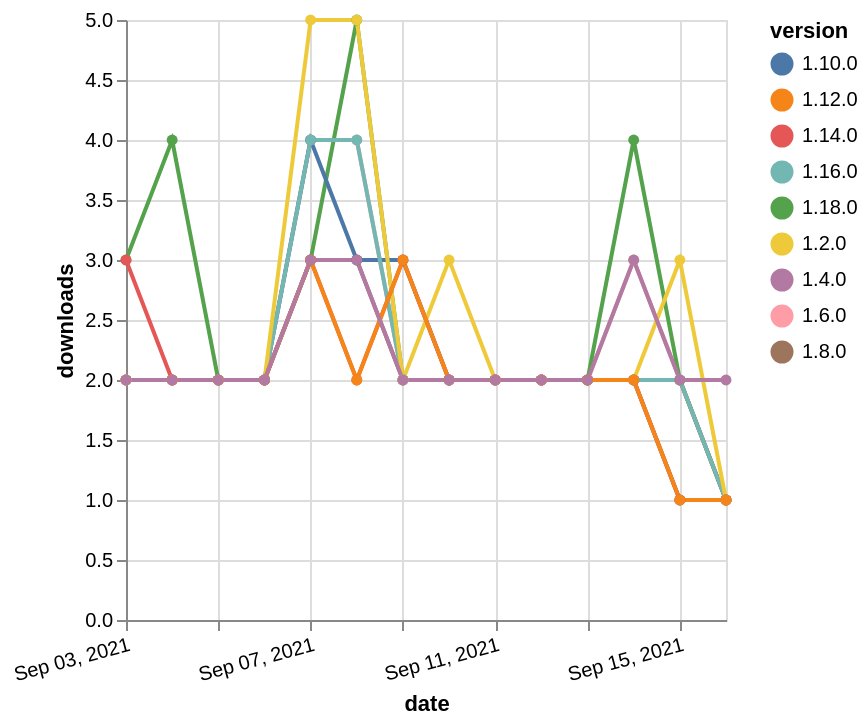

This figure's Vega-Lite source:
### Vega-Lite specification from a JSON file in a GitHub repository (floating-point values rounded to 4 significant figures)
{"$schema": "https://vega.github.io/schema/vega-lite/v5.json", "description": "A simple bar chart with embedded data.", "data": {"values": [{"date": "2021-09-03", "total": 2611, "delta": 2, "version": "1.6.0"}, {"date": "2021-09-04", "total": 2613, "delta": 2, "version": "1.6.0"}, {"date": "2021-09-05", "total": 2615, "delta": 2, "version": "1.6.0"}, {"date": "2021-09-06", "total": 2617, "delta": 2, "version": "1.6.0"}, {"date": "2021-09-07", "total": 2621, "delta": 4, "version": "1.6.0"}, {"date": "2021-09-08", "total": 2625, "delta": 4, "version": "1.6.0"}, {"date": "2021-09-09", "total": 2627, "delta": 2, "version": "1.6.0"}, {"date": "2021-09-10", "total": 2629, "delta": 2, "version": "1.6.0"}, {"date": "2021-09-11", "total": 2631, "delta": 2, "version": "1.6.0"}, {"date": "2021-09-12", "total": 2633, "delta": 2, "version": "1.6.0"}, {"date": "2021-09-13", "total": 2635, "delta": 2, "version": "1.6.0"}, {"date": "2021-09-14", "total": 2638, "delta": 3, "version": "1.6.0"}, {"date": "2021-09-15", "total": 2640, "delta": 2, "version": "1.6.0"}, {"date": "2021-09-16", "total": 2641, "delta": 1, "version": "1.6.0"}, {"date": "2021-09-03", "total": 240, "delta": 3, "version": "1.18.0"}, {"date": "2021-09-04", "total": 244, "delta": 4, "version": "1.18.0"}, {"date": "2021-09-05", "total": 246, "delta": 2, "version": "1.18.0"}, {"date": "2021-09-06", "total": 248, "delta": 2, "version": "1.18.0"}, {"date": "2021-09-07", "total": 251, "delta": 3, "version": "1.18.0"}, {"date": "2021-09-08", "total": 256, "delta": 5, "version": "1.18.0"}, {"date": "2021-09-09", "total": 258, "delta": 2, "version": "1.18.0"}, {"date": "2021-09-10", "total": 260, "delta": 2, "version": "1.18.0"}, {"date": "2021-09-11", "total": 262, "delta": 2, "version": "1.18.0"}, {"date": "2021-09-12", "total": 264, "delta": 2, "version": "1.18.0"}, {"date": "2021-09-13", "total": 266, "delta": 2, "version": "1.18.0"}, {"date": "2021-09-14", "total": 270, "delta": 4, "version": "1.18.0"}, {"date": "2021-09-15", "total": 272, "delta": 2, "version": "1.18.0"}, {"date": "2021-09-16", "total": 273, "delta": 1, "version": "1.18.0"}, {"date": "2021-09-03", "total": 2093, "delta": 2, "version": "1.8.0"}, {"date": "2021-09-04", "total": 2095, "delta": 2, "version": "1.8.0"}, {"date": "2021-09-05", "total": 2097, "delta": 2, "version": "1.8.0"}, {"date": "2021-09-06", "total": 2099, "delta": 2, "version": "1.8.0"}, {"date": "2021-09-07", "total": 2102, "delta": 3, "version": "1.8.0"}, {"date": "2021-09-08", "total": 2105, "delta": 3, "version": "1.8.0"}, {"date": "2021-09-09", "total": 2107, "delta": 2, "version": "1.8.0"}, {"date": "2021-09-10", "total": 2109, "delta": 2, "version": "1.8.0"}, {"date": "2021-09-11", "total": 2111, "delta": 2, "version": "1.8.0"}, {"date": "2021-09-12", "total": 2113, "delta": 2, "version": "1.8.0"}, {"date": "2021-09-13", "total": 2115, "delta": 2, "version": "1.8.0"}, {"date": "2021-09-14", "total": 2117, "delta": 2, "version": "1.8.0"}, {"date": "2021-09-15", "total": 2119, "delta": 2, "version": "1.8.0"}, {"date": "2021-09-16", "total": 2120, "delta": 1, "version": "1.8.0"}, {"date": "2021-09-03", "total": 2025, "delta": 2, "version": "1.10.0"}, {"date": "2021-09-04", "total": 2027, "delta": 2, "version": "1.10.0"}, {"date": "2021-09-05", "total": 2029, "delta": 2, "version": "1.10.0"}, {"date": "2021-09-06", "total": 2031, "delta": 2, "version": "1.10.0"}, {"date": "2021-09-07", "total": 2035, "delta": 4, "version": "1.10.0"}, {"date": "2021-09-08", "total": 2038, "delta": 3, "version": "1.10.0"}, {"date": "2021-09-09", "total": 2041, "delta": 3, "version": "1.10.0"}, {"date": "2021-09-10", "total": 2043, "delta": 2, "version": "1.10.0"}, {"date": "2021-09-11", "total": 2045, "delta": 2, "version": "1.10.0"}, {"date": "2021-09-12", "total": 2047, "delta": 2, "version": "1.10.0"}, {"date": "2021-09-13", "total": 2049, "delta": 2, "version": "1.10.0"}, {"date": "2021-09-14", "total": 2051, "delta": 2, "version": "1.10.0"}, {"date": "2021-09-15", "total": 2052, "delta": 1, "version": "1.10.0"}, {"date": "2021-09-16", "total": 2053, "delta": 1, "version": "1.10.0"}, {"date": "2021-09-03", "total": 722, "delta": 2, "version": "1.16.0"}, {"date": "2021-09-04", "total": 724, "delta": 2, "version": "1.16.0"}, {"date": "2021-09-05", "total": 726, "delta": 2, "version": "1.16.0"}, {"date": "2021-09-06", "total": 728, "delta": 2, "version": "1.16.0"}, {"date": "2021-09-07", "total": 732, "delta": 4, "version": "1.16.0"}, {"date": "2021-09-08", "total": 736, "delta": 4, "version": "1.16.0"}, {"date": "2021-09-09", "total": 738, "delta": 2, "version": "1.16.0"}, {"date": "2021-09-10", "total": 740, "delta": 2, "version": "1.16.0"}, {"date": "2021-09-11", "total": 742, "delta": 2, "version": "1.16.0"}, {"date": "2021-09-12", "total": 744, "delta": 2, "version": "1.16.0"}, {"date": "2021-09-13", "total": 746, "delta": 2, "version": "1.16.0"}, {"date": "2021-09-14", "total": 748, "delta": 2, "version": "1.16.0"}, {"date": "2021-09-15", "total": 750, "delta": 2, "version": "1.16.0"}, {"date": "2021-09-16", "total": 751, "delta": 1, "version": "1.16.0"}, {"date": "2021-09-03", "total": 3853, "delta": 2, "version": "1.2.0"}, {"date": "2021-09-04", "total": 3855, "delta": 2, "version": "1.2.0"}, {"date": "2021-09-05", "total": 3857, "delta": 2, "version": "1.2.0"}, {"date": "2021-09-06", "total": 3859, "delta": 2, "version": "1.2.0"}, {"date": "2021-09-07", "total": 3864, "delta": 5, "version": "1.2.0"}, {"date": "2021-09-08", "total": 3869, "delta": 5, "version": "1.2.0"}, {"date": "2021-09-09", "total": 3871, "delta": 2, "version": "1.2.0"}, {"date": "2021-09-10", "total": 3874, "delta": 3, "version": "1.2.0"}, {"date": "2021-09-11", "total": 3876, "delta": 2, "version": "1.2.0"}, {"date": "2021-09-12", "total": 3878, "delta": 2, "version": "1.2.0"}, {"date": "2021-09-13", "total": 3880, "delta": 2, "version": "1.2.0"}, {"date": "2021-09-14", "total": 3882, "delta": 2, "version": "1.2.0"}, {"date": "2021-09-15", "total": 3885, "delta": 3, "version": "1.2.0"}, {"date": "2021-09-16", "total": 3886, "delta": 1, "version": "1.2.0"}, {"date": "2021-09-03", "total": 1023, "delta": 3, "version": "1.14.0"}, {"date": "2021-09-04", "total": 1025, "delta": 2, "version": "1.14.0"}, {"date": "2021-09-05", "total": 1027, "delta": 2, "version": "1.14.0"}, {"date": "2021-09-06", "total": 1029, "delta": 2, "version": "1.14.0"}, {"date": "2021-09-07", "total": 1032, "delta": 3, "version": "1.14.0"}, {"date": "2021-09-08", "total": 1034, "delta": 2, "version": "1.14.0"}, {"date": "2021-09-09", "total": 1037, "delta": 3, "version": "1.14.0"}, {"date": "2021-09-10", "total": 1039, "delta": 2, "version": "1.14.0"}, {"date": "2021-09-11", "total": 1041, "delta": 2, "version": "1.14.0"}, {"date": "2021-09-12", "total": 1043, "delta": 2, "version": "1.14.0"}, {"date": "2021-09-13", "total": 1045, "delta": 2, "version": "1.14.0"}, {"date": "2021-09-14", "total": 1047, "delta": 2, "version": "1.14.0"}, {"date": "2021-09-15", "total": 1048, "delta": 1, "version": "1.14.0"}, {"date": "2021-09-16", "total": 1049, "delta": 1, "version": "1.14.0"}, {"date": "2021-09-03", "total": 1477, "delta": 2, "version": "1.12.0"}, {"date": "2021-09-04", "total": 1479, "delta": 2, "version": "1.12.0"}, {"date": "2021-09-05", "total": 1481, "delta": 2, "version": "1.12.0"}, {"date": "2021-09-06", "total": 1483, "delta": 2, "version": "1.12.0"}, {"date": "2021-09-07", "total": 1486, "delta": 3, "version": "1.12.0"}, {"date": "2021-09-08", "total": 1488, "delta": 2, "version": "1.12.0"}, {"date": "2021-09-09", "total": 1491, "delta": 3, "version": "1.12.0"}, {"date": "2021-09-10", "total": 1493, "delta": 2, "version": "1.12.0"}, {"date": "2021-09-11", "total": 1495, "delta": 2, "version": "1.12.0"}, {"date": "2021-09-12", "total": 1497, "delta": 2, "version": "1.12.0"}, {"date": "2021-09-13", "total": 1499, "delta": 2, "version": "1.12.0"}, {"date": "2021-09-14", "total": 1501, "delta": 2, "version": "1.12.0"}, {"date": "2021-09-15", "total": 1502, "delta": 1, "version": "1.12.0"}, {"date": "2021-09-16", "total": 1503, "delta": 1, "version": "1.12.0"}, {"date": "2021-09-03", "total": 2696, "delta": 2, "version": "1.4.0"}, {"date": "2021-09-04", "total": 2698, "delta": 2, "version": "1.4.0"}, {"date": "2021-09-05", "total": 2700, "delta": 2, "version": "1.4.0"}, {"date": "2021-09-06", "total": 2702, "delta": 2, "version": "1.4.0"}, {"date": "2021-09-07", "total": 2705, "delta": 3, "version": "1.4.0"}, {"date": "2021-09-08", "total": 2708, "delta": 3, "version": "1.4.0"}, {"date": "2021-09-09", "total": 2710, "delta": 2, "version": "1.4.0"}, {"date": "2021-09-10", "total": 2712, "delta": 2, "version": "1.4.0"}, {"date": "2021-09-11", "total": 2714, "delta": 2, "version": "1.4.0"}, {"date": "2021-09-12", "total": 2716, "delta": 2, "version": "1.4.0"}, {"date": "2021-09-13", "total": 2718, "delta": 2, "version": "1.4.0"}, {"date": "2021-09-14", "total": 2721, "delta": 3, "version": "1.4.0"}, {"date": "2021-09-15", "total": 2723, "delta": 2, "version": "1.4.0"}, {"date": "2021-09-16", "total": 2725, "delta": 2, "version": "1.4.0"}]}, "width": "container", "mark": {"type": "line", "point": {"filled": true}}, "encoding": {"x": {"field": "date", "type": "temporal", "timeUnit": "yearmonthdate", "title": "date", "axis": {"labelAngle": -15}}, "y": {"field": "delta", "type": "quantitative", "title": "downloads"}, "color": {"field": "version", "type": "nominal"}, "tooltip": {"field": "delta"}}}
